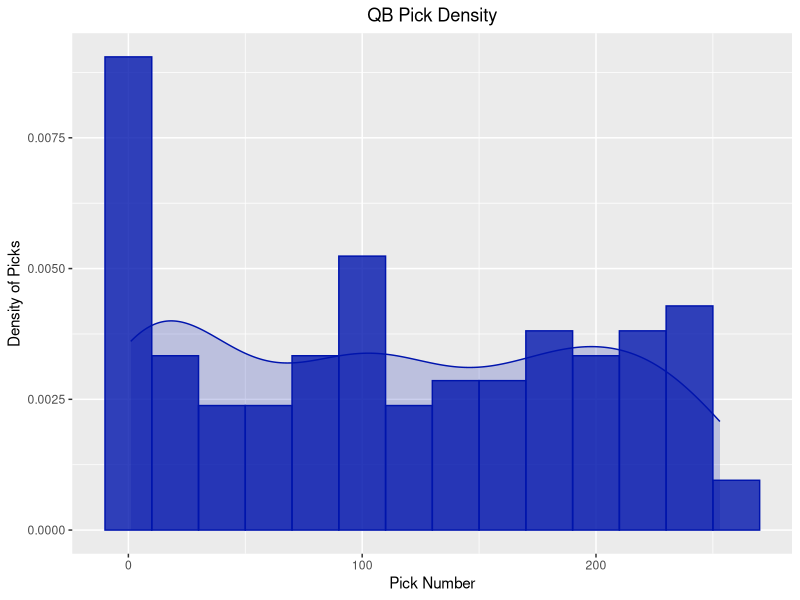
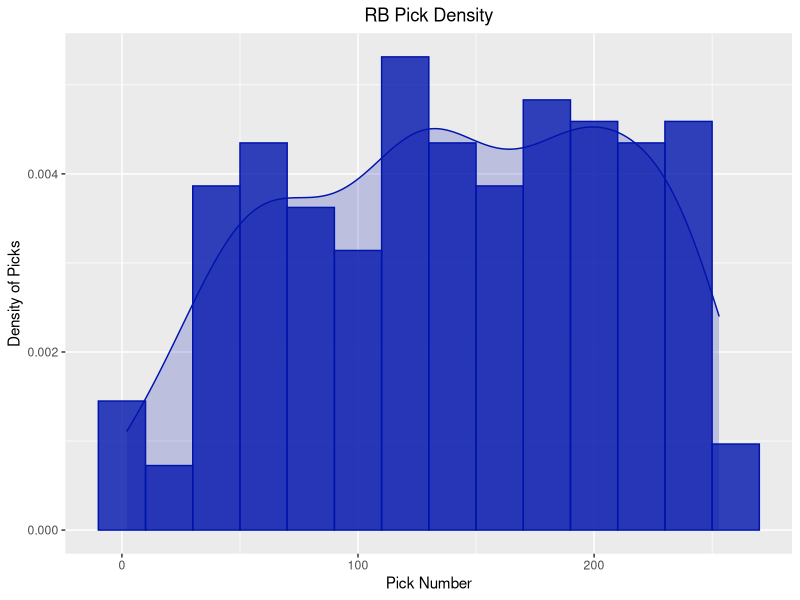
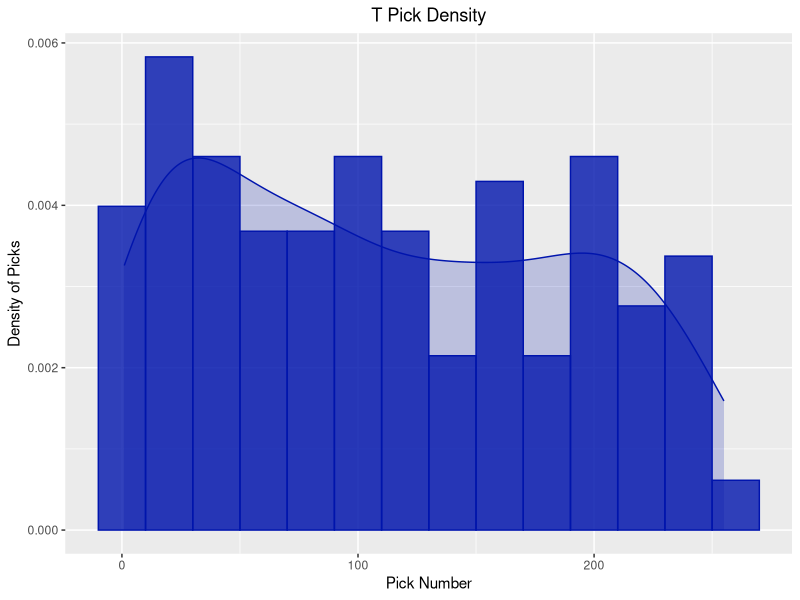
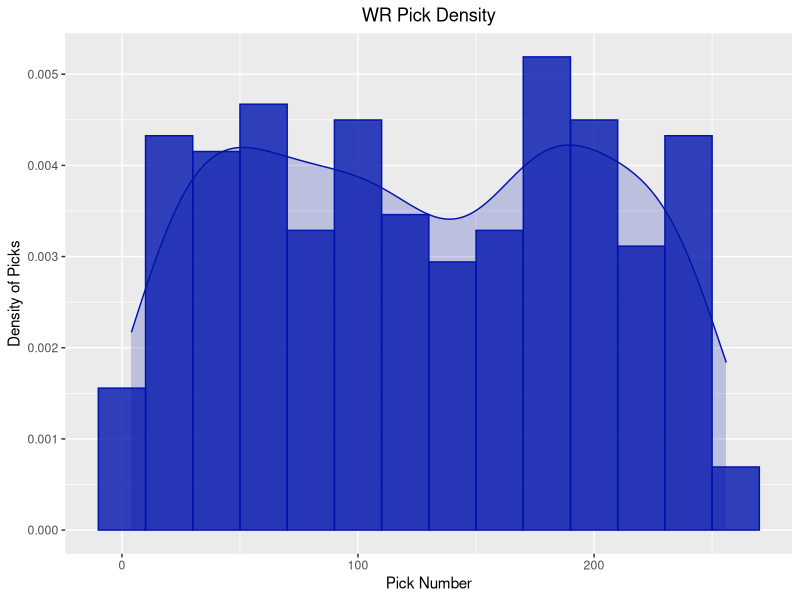
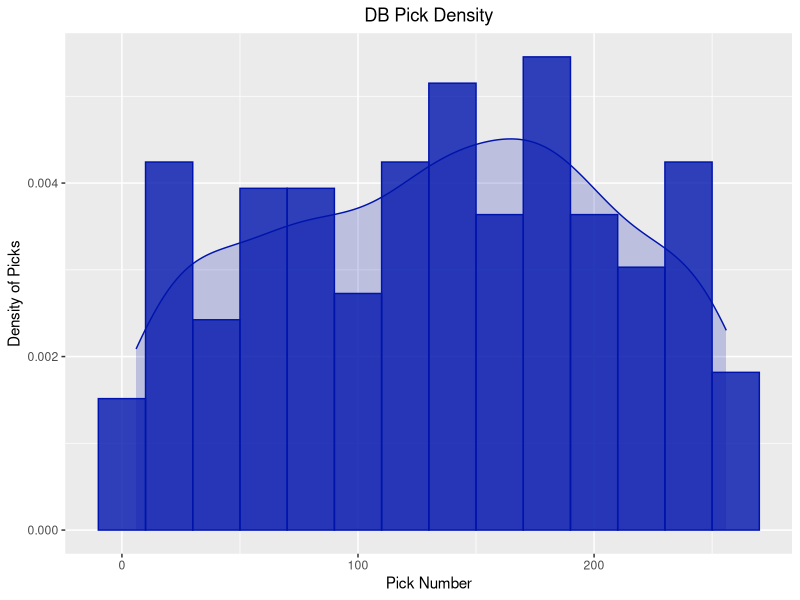
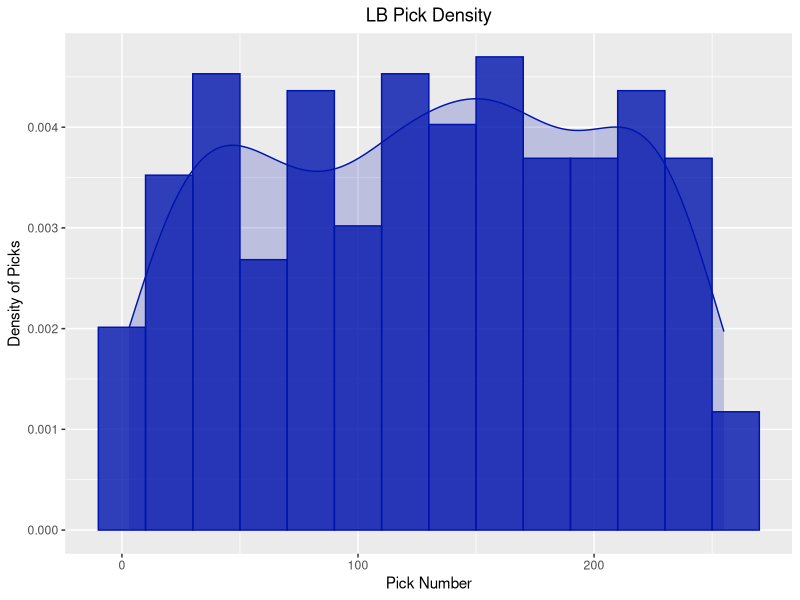
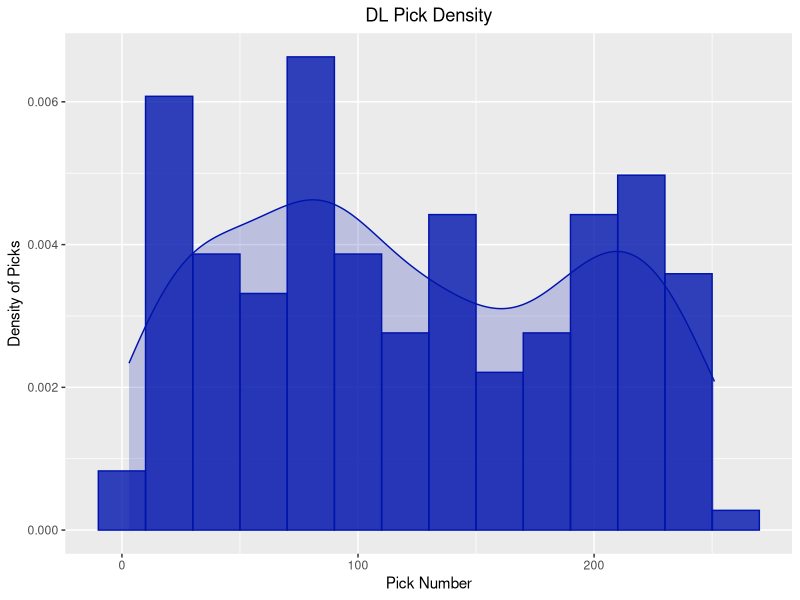
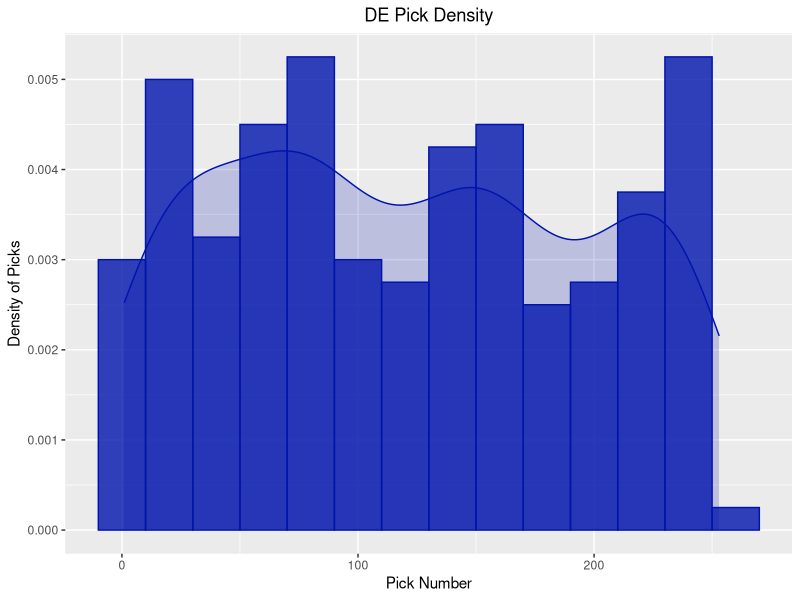

Write R code to recreate these figures, in order.
library(tidyverse)
library(ggplot2)

#Load in the data
#Data comes from Stathead draft seasons
draft_2012 <- read.csv('2012Draft.txt')
draft_2013 <- read.csv('2013Draft.txt')
draft_2014 <- read.csv('2014Draft.txt')
draft_2015 <- read.csv('2015Draft.txt')
draft_2016 <- read.csv('2016Draft.txt')
draft_2017 <- read.csv('2017Draft.txt')
draft_2018 <- read.csv('2018Draft.txt')
draft_2019 <- read.csv('2019Draft.txt')
draft_2020 <- read.csv('2020Draft.txt')

#Create a list of all the drafts
df_list <- list(draft_2012, draft_2013, draft_2014, draft_2015, draft_2016, 
                draft_2017, draft_2018, draft_2019, draft_2020)

#Make one final data frame of all picks
final_df <- bind_rows(df_list)

#Change to out standard positions
final_df['Pos'][final_df['Pos'] == 'FB'] <- "RB"
final_df['Pos'][final_df['Pos'] == 'DT'] <- "DL"
final_df['Pos'][final_df['Pos'] == 'ILB'] <- "LB"
final_df['Pos'][final_df['Pos'] == 'OLB'] <- "LB"

#Find the unique Positions in the data frame
unique_pos <- unique(final_df$Pos)

#Position Function 
position_data <- function(df, pos){
  
  #Separate all of the pos players out
  pos_df <- df[which(df$Pos == pos),]
  
  #Sort by Pick number
  pos_df <- arrange(pos_df, Pick)
  
  #Mean Pick Number
  pos.mean_pick <- round(mean(pos_df$Pick))
  
  #Plot the Density of the Position Picks
  pos_plot <- pos_df %>%
    ggplot(aes(Pick)) + 
    geom_histogram(aes(y = after_stat(density)), fill = '#0014ad', color = '#0014ad',
                   alpha = 0.8, binwidth = 20) + 
    geom_density(fill = '#0014ad', color = '#0014ad', alpha = 0.2) +
    ggtitle(paste(pos, 'Pick Density')) + 
    xlab('Pick Number') + 
    ylab("Density of Picks") + 
    theme(plot.title = element_text(hjust = 0.5))
  show(pos_plot)
  
  list("Position" = pos, "Mean_Pick" = pos.mean_pick, 'Total_Picks' = length(pos_df[,1]))
  
}

#Empty dataframe to present all the data
pos_draft = data.frame(Position=character(), Mean_Pick=integer(), Total_Picks=integer())

#Loop through all of the unique positions and run position_data function
for (i in 1:length(unique_pos)){
  pos <- unique_pos[i]
  out <- position_data(final_df, pos)
  pos_draft[i,] <- c(out$Position, as.integer(out$`Mean_Pick`), as.integer(out$Total_Picks))
}

#Convert all of the draft position data to ints 
pos_draft[,2] <- as.integer(pos_draft$Mean_Pick)
pos_draft[,3] <- as.integer(pos_draft$Total_Picks)
